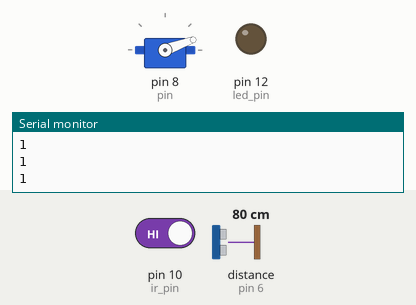
Recording of a sketch running on a simulated Arduino Uno, built with avr-gcc and run on an emulated ATmega328P. On the bench: servo, output pins drawn as LEDs (lit = HIGH), the last lines printed to the serial monitor. The inputs (shaded band) are chosen by the test bench; at power-on: pin 10 (ir_pin) HIGH, distance to the obstacle (sensor on pin 6) 80 cm. The echo pulse lasts 58.3 µs per cm; pins used as bus, display or sensor lines are not drawn.

Above: at 7.0 s.
7.1 s: pin 10 (ir_pin) driven LOW
At 10.2 s:
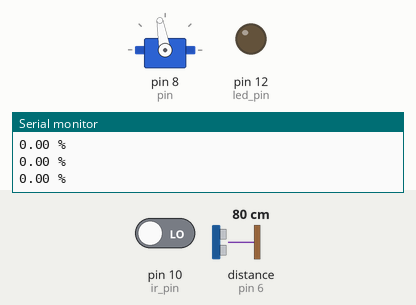
11.1 s: distance to the obstacle (sensor on pin 6) set to 12 cm
15.1 s: distance to the obstacle (sensor on pin 6) set to 9 cm
At 15.9 s:
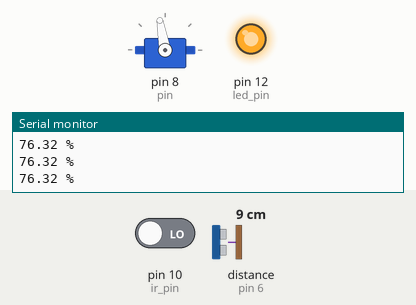
19.1 s: pin 10 (ir_pin) driven HIGH
At 19.9 s:
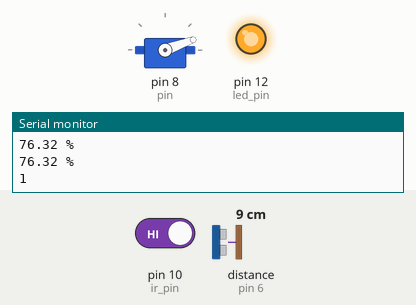
Timing chart, 0 to 22.1 s (numbered marks = the images above; inputs shaded):
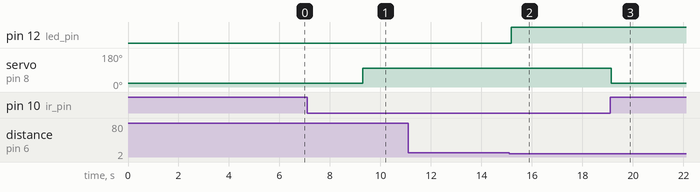

The sketch:

sensors_and_top.ino
```cpp
#include <Servo.h>

const int trigger_pin = 5;
const int echo_pin = 6;
const int led_pin = 12;
const int ir_pin = 10;
const int pin = 8;
unsigned long last_time = 0;
const unsigned long interval = 1; // Interval between measurements (1 minute)
float current_distance = 0;
float previous_distance = 0;
const float bin_height = 16.5;

Servo myservo;

void setup() {
  pinMode(led_pin, OUTPUT);
  pinMode(ir_pin, INPUT);
  pinMode(trigger_pin, OUTPUT);
  pinMode(echo_pin, INPUT);
  myservo.attach(pin);
  myservo.write(0);
  Serial.begin(9600);
}

void loop() {
  unsigned long current_time = millis();

  int ir_value = digitalRead(ir_pin);

  // If the IR sensor detects something, switch on the LED
  if (ir_value == LOW) {
    //Serial.println("OPEN BOX");
    myservo.write(100);


  } else {
    //Serial.println("CLOSE BOX");
    myservo.write(20);
    Serial.println("1");
    delay(3000);

  }

  // Take a measurement every 5 minutes
  if (current_time - last_time >= interval && ir_value != HIGH) {
    last_time = current_time;

    digitalWrite(trigger_pin, HIGH);
    delayMicroseconds(10);
    digitalWrite(trigger_pin, LOW);


    float duration = pulseIn(echo_pin, HIGH);
    current_distance = duration * 0.034 / 2; // Measure distance and convert to cm
    current_distance = current_distance - 5;
    float filled_percentage = 100 * ((1 - current_distance / bin_height)); // Calculate filled percentage
    if (filled_percentage <= 0) {
      filled_percentage = 0;
    }
    //Serial.print("Filled percentage: ");

    Serial.print(filled_percentage);
    Serial.println(" %");


    if (filled_percentage > 70) { // If bin is more than 80% full, turn on LED
      //Serial.println("LED ON");
      digitalWrite(led_pin, HIGH);
    } else { // Otherwise, turn off LED
      //Serial.println("LED OFF");
      digitalWrite(led_pin, LOW);
    }

    previous_distance = current_distance; // Store current distance as previous distance
  }

  delay(100); // Delay for 100ms before repeating loop
}
```

Measured:
- the behaviour switches between 11 and 10 cm on distance to the obstacle (sensor on pin 6) (found by bisection; images 1 and 2)
- after the input at 7.1 s, servo on pin 8 (pin): 20° → 100° after 2.2 s
- after the input at 15.1 s, pin 12 (led_pin): LOW → HIGH after 0.07 s
- after the input at 19.1 s, servo on pin 8 (pin): 100° → 20° at once
